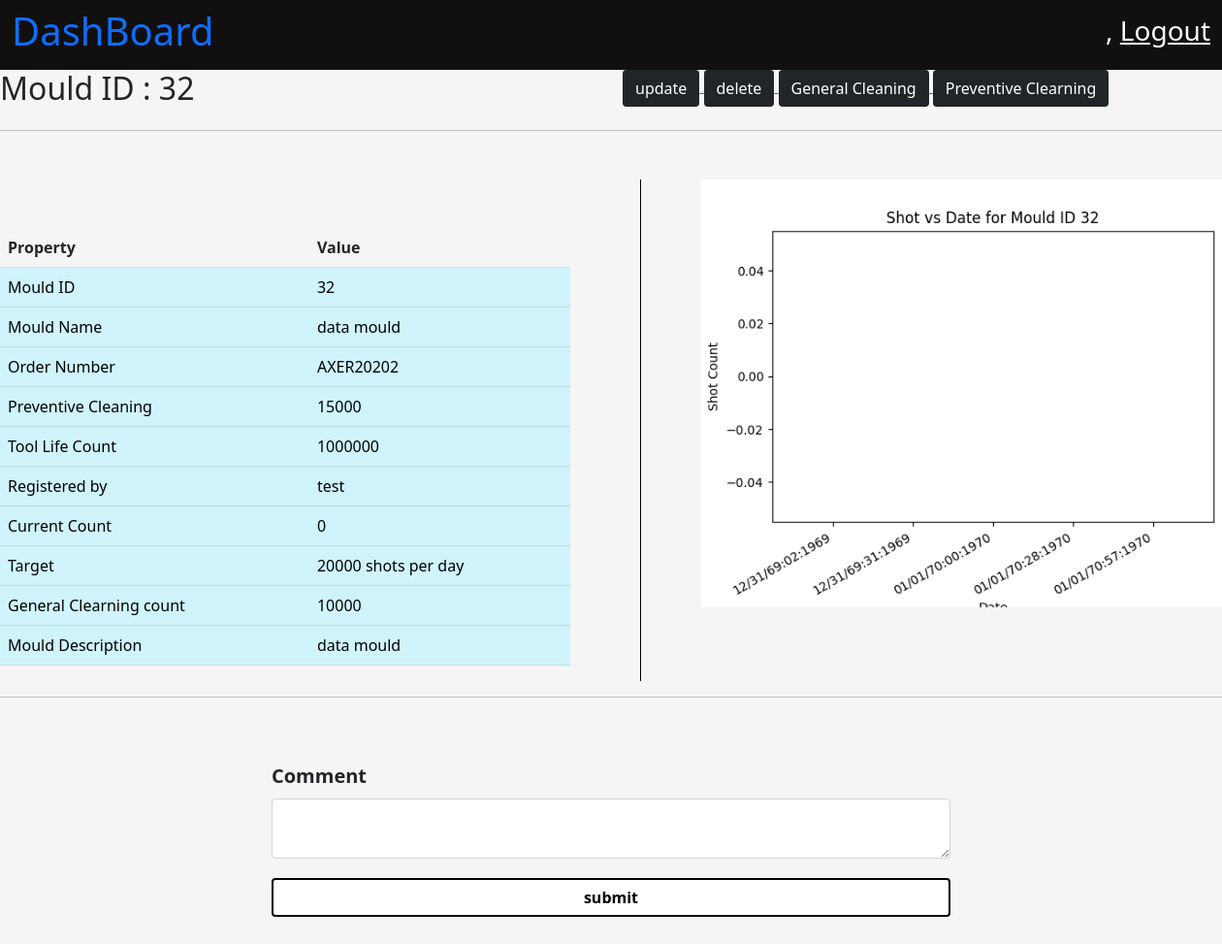
/mould/32/ (signed in), run on the app's committed database.
### mould/models.py (models this page shows, shortened)
class Mould(models.Model):
    mould_id = models.IntegerField(primary_key=True)
    mould_name = models.CharField(max_length=200)
    cavity_number = models.IntegerField()
    registered_date = models.DateTimeField(auto_now_add=True)
    registered_by = models.ForeignKey(User, on_delete=models.PROTECT)
    general_maintaince_cleaning_threshold_value = models.IntegerField()
    preventive_maintaince_clearning_thresold_value = models.IntegerField()
    tool_life = models.IntegerField()
    present_count = models.IntegerField()
    moud_desc = models.CharField(max_length=100)
    order_number = models.CharField(max_length=100)
    raw_material = models.CharField(max_length=100)
    part_weight = models.FloatField()
    runner_weight = models.FloatField()
    tonnage = models.FloatField()
    cycle_time = models.FloatField()
    number_of_shots_per_day = models.IntegerField()
    def __str__(self):
        return str(self.mould_id)

### mould/views.py (the view, shortened to what this page needs)
# urls.py: path('<int:mould_id>/', views.mould_view, name = "MouldView"),
@login_required
def mould_view(request, mould_id):
    context = {}
    global BACK_FROM_GCLEAN, BACK_FROM_PCLEAN
    if BACK_FROM_GCLEAN:
        context['BACK_G_CLEAN'] = True
        BACK_FROM_GCLEAN = False
    else:
        context['BACK_G_CLEAN'] = False
    if BACK_FROM_PCLEAN:
        context['BACK_P_CLEAN'] = True
        BACK_FROM_PCLEAN = False
    else:
         context['BACK_P_CLEAN'] = False
    comments = MouldComment.objects.filter(mould_id = mould_id).order_by('commented_date_time')
    comments = list(comments)[::-1]
    print(comments)
    context['comments'] = comments
    mould_data =  Mould.objects.get(mould_id = mould_id)
    context['data'] = mould_data
    try:
        mould_g_clean_data = GeneralCleaningPresent.objects.get(mould_id = mould_data)
        print(mould_g_clean_data)
        context['mould_g_clean_data'] = mould_g_clean_data
        context['IN_CLEAN'] = True
    except:
        context['IN_CLEAN'] = False
    try:
        mould_p_maintain = PreventiveMaintaince.objects.get(mould_id = mould_data)
        print(mould_p_maintain)
        context['mould_p_main'] = mould_p_maintain
        context['IN_MAIN'] = True
    except:
        context['IN_MAIN'] = False
    drawGraphMould_vs_shots(mould_data)
    return render(request, 'mould_id.html', context)

### mould/views.py (called while the page is built)
def drawGraphMould_vs_shots(mould_id):
    mould_status_data = MouldStatus.objects.filter(mould_id = mould_id).order_by('status_update')
    increment_date = []
    increment_count = []
    for mould in mould_status_data:
        increment_date.append(mould.status_update.date())
        increment_count.append(mould.count_increment)
    print(increment_count)
    print(increment_date)
    plt.title(f'Shot vs Date for Mould ID {mould_id}')
    plt.xlabel('Date')
    plt.ylabel('Shot Count')
    plt.plot(increment_date, increment_count,marker='>', color='blue')
    plt.gcf().autofmt_xdate()
    myFmt = mdates.DateFormatter('%D:%M:%Y')
    plt.gca().xaxis.set_major_formatter(myFmt)
    plt.savefig('mould/static/images/mould_daily_count.png')
    plt.close()

### mould/templates/mould_id.html (shortened to what this page needs)
{% extends 'base.html' %}
{% load static %}
{% block title %}
    <link
        rel="stylesheet"
        href="{% static 'css/mould_id.css' %}" >
{% endblock %}
{% block body_content %}
    <nav
        class="navbar navbar-light dashboard_nav">
        <div class="container-fluid dashboard_nav">
            <p class="h1 dashboard_title">
                <a href="{% url 'homePage' %}" style="text-decoration:None;">
                  DashBoard
                </a>
            </p>
            <div class="user_data">
                <p class="h3">
                    {{ request.user.first_name }},
                    <a href="{% url 'userLogout' %}">
                        Logout
                    </a>
                </p>
            </div>
        </div>
    </nav>
    <div class="heading_container">
        <div class="row">
            <div class="col">
               <p class="h2">
                    Mould ID : {{ data.mould_id }}
                </p>
            </div>
            <div class="col">
                <a href="/mould/update/{{ data.mould_id }}">
                    <button class="btn bg-dark text-white mould_button">
                        update
                    </button>
                </a>
                <a href="/mould/delete/{{ data.mould_id }}">
                    <button class="btn bg-dark text-white mould_button">
                        delete
                    </button>
                </a>
                <a href="/mould/gclean/{{ data.mould_id }}">
                    <button class="btn bg-dark text-white mould_button">
                        General Cleaning
                    </button>
                </a>
                <a href="/mould/pmaintain/{{ data.mould_id }}">
                    <button class="btn bg-dark text-white mould_button">
                        Preventive Clearning
                    </button>
                </a>
            </div>
        </div>
    </div>
    <hr />
    <div class="mould_data_show">
        <div class="row">
            <div class="col tableColumn">
                <table class="table">
                            <th scope="col">Property</th>
                            <th scope="col">Value</th>
                    <tr class="table-info">
                        <td class="table-info">
                            Mould ID
                        </td>
                        <td class="table-info">
                            {{ data.mould_id }}
                        </td>
                    </tr>
                    <tr class="table-info">
                        <td class="table-info">
                            Mould Name
                        </td>
                        <td class="table-info">
                            {{ data.mould_name }}
                        </td>
                    </tr>
                    <tr class="table-info">
                        <td class="table-info">
                            Order Number
                        </td>
                        <td class="table-info">
                            {{ data.order_number }}
                        </td>
                    </tr>
                    <tr class="table-info">
                        <td class="table-info">
                            Preventive Cleaning
                        </td>
                        <td class="table-info">
                            {{ data.preventive_maintaince_clearning_thresold_value }}
                        </td>
                    </tr>
                    <tr class="table-info">
                        <td class="table-info">
                           Tool Life Count
                        </td>
                        <td class="table-info">
                            {{ data.tool_life }}
                        </td>
                    </tr>
                    <tr class="table-info">
                        <td class="table-info">
                            Registered by
                        </td>
                        <td class="table-info">
                            {{ data.registered_by.first_name }}
                        </td>
                    </tr>
                    <tr class="table-info">
                        <td class="table-info">
                            Current Count
                        </td>
                        <td class="table-info">
                            {{ data.present_count }}
                        </td>
                    </tr>
                    <tr class="table-info">
                        <td class="table-info">
                            Target
                        </td>
                        <td class="table-info">
                            {{ data.number_of_shots_per_day }} shots per day
                        </td>
                    </tr>
                    <tr class="table-info">
                        <td class="table-info">
                            General Clearning count
                        </td>
                        <td class="table-info">
                            {{ data.general_maintaince_cleaning_threshold_value }}
                        </td>
                    </tr>
                    <tr class="table-info">
                        <td class="table-info">
                            Mould Description
                        </td>
                        <td class="table-info">
                            {{ data.moud_desc }}
                        </td>
                    </tr>
                </table>
            </div>
            <div class="col graphColumn">
                <img src="{% static 'images/mould_daily_count.png' %}" class="img-fluid" alt="...">
            </div>
        </div>
    </div>
    <hr />
    <div class="container comment_box" style="margin-top : -50px;">
        <form action="." method = "POST">
              <label
                for="exampleInputEmail1"
                class="form-label"
                style="font-size : 20px;"
                >
                <b>
                Comment
                </b>
            </label>
            <textarea
            name = "comment"
            class="form-control"
            id="mouldName"
            aria-describedby="textHelp"
            required >
            </textarea>
            <div
            class="mb-3 submitButton">
            <button type="submit" class="btn btn-primary submitButton customSubmitButton"><b>submit</b></button>
        </div>
        </form>
    </div>
{% endblock %}

### mould/static/css/mould_id.css (style rules this page uses)
body { background-color: whitesmoke; }
nav.dashboard_nav { background-color: rgb(17, 15, 15); }
nav.dashboard_nav div.dashboard_nav { color : white; }
nav.dashboard_nav div.user_data p a { color: white; }
div.container { margin-top : 100px; padding: 100px; width: 900px; height: 500px; }
div.container form div button.customSubmitButton { width : 700px; color : black; background-color: white; border : 2px solid black; margin-top : 20px; }
div.mould_data_show { margin-top : 50px; }
div.mould_data_show div.row div.tableColumn { margin-top: 50px; }
div.mould_data_show div.graphColumn { margin-left: 60px; border-left: 0.5px solid black; }
div.mould_data_show div.graphColumn img { margin-left: 50px; width : 650px; }

### data on the page
Mould: mould_id "32", mould_name "data mould", order_number "AXER20202", preventive_maintaince_clearning_thresold_value "15000", tool_life "1000000", registered_by.first_name "test", present_count "0", number_of_shots_per_day "20000", general_maintaince_cleaning_threshold_value "10000", moud_desc "data mould"
